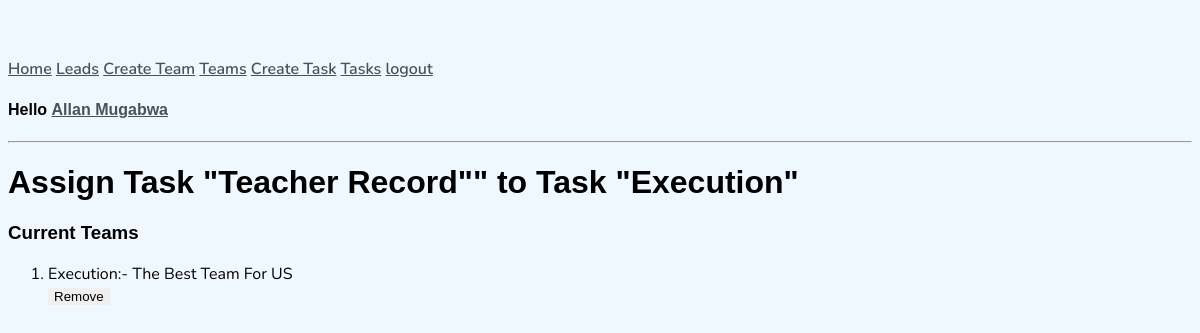
Page /task-assign/2/ (signed in) on the committed database.
### users/models.py (models this page shows, shortened)
class NewUser(AbstractBaseUser, PermissionsMixin):
    full_name = models.CharField(max_length=150)
    email = models.EmailField(blank=True)
    username = models.CharField(max_length=150,unique=True)
    password = models.CharField(max_length=250)
    postal_code = models.CharField(max_length=50, blank=True)
    description = models.TextField(blank=True)
    start_date = models.DateTimeField(default=timezone.now)
    is_staff = models.BooleanField(default=False)
    is_active = models.BooleanField(default=True)
    is_lead = models.BooleanField(default=False)
    team = models.ForeignKey(Team, on_delete=models.CASCADE, null=True,blank=True)
    objects = CustomAccountManager()
    USERNAME_FIELD = 'username'
    REQUIRED_FIELDS = ['full_name','email']

### tasks/models.py (models this page shows, shortened)
class Task(models.Model):
    team = models.ForeignKey(Team, on_delete=models.CASCADE,null=True,blank=True)
    title = models.CharField(max_length=200)
    description = models.TextField(null=True,blank=True)
    start_date = models.DateTimeField()
    completion_date = models.DateTimeField()
    is_complete = models.BooleanField(default=False)
    def __str__(self):
        return self.title

### team/models.py (models this page shows)
class Team(models.Model):
    team_name = models.CharField(max_length=150)
    description = models.TextField(blank=True)
    start_date = models.DateTimeField(default=timezone.now)
    def __str__(self):
        return self.team_name

### tasks/views.py (the view, shortened to what this page needs)
# urls.py: path('task-assign/<int:pk>/',SelectTeam.as_view(),name='task-assign'),
class SelectTeam(LoginRequiredMixin, UserPassesTestMixin, DetailView):
    model = Task
    template_name = 'tasks/task_assign.html'
    context_object_name = 'task'
    def get_context_data(self, *args, **kwargs):
        context = super(SelectTeam, self).get_context_data(*args,**kwargs)
        context['teams'] = Team.objects.all()
        return context
    def test_func(self):
        return self.request.user.is_authenticated and self.request.user.is_staff

### tasks/templates/tasks/task_assign.html (shortened to what this page needs)
{% extends 'users/base.html' %}
{% block content %}
<h1>{% if task.team is not null %}Assign Task "{{task}}"" to Task "{{task.team}}"{% else %}
    Task "{{task}}" not Assigned{% endif %}
</h1>
{% if task.team is not null %}
<h3>Current Teams</h3>
<ol>
    {%for teamx in teams %} {% if task.team == teamx %}
     <li>{{teamx.team_name}}:- {{teamx.description}}
        <form method="POST">
            <input name='remove' type="submit" value="Remove">
        </form>
     </li>
    {% endif %} {% endfor %}
</ol>
{% endif %}
{% endblock content %}

### users/templates/users/base.html (shortened to what this page needs)
{% load static %}
<!DOCTYPE html>
<html lang="en">
    <head>
        <link rel="stylesheet" type="text/css" href="{% static 'users/main.css' %}">
    </head>
    <body>
        <div class="container">
            {% if request.user.is_authenticated %}
                <a href="{% url 'all-users'%}">Home</a>
                {% if request.user.is_staff %}
                <a href="{% url 'leads' %}">Leads</a>
                {% endif %}
                {% if request.user.is_staff %}
                <a href="{% url 'create-team' %}">Create Team</a>
                {% endif %}
                <a href="{% url 'list-teams' %}">Teams</a>
                {% if request.user.is_staff or request.user.is_lead%}
                <a href="{% url 'task-create' %}">Create Task</a>
                {% endif %}
                <a href="{% url 'task-list' %}">Tasks</a>
                <a href="{% url 'logout' %}">logout</a>
                <h4>Hello <a href="{% url 'user-detail' request.user.id %}">{{request.user.full_name}}</a></h4>
                <hr>
            {% endif %}
            {% block content %}
            {% endblock content %}
        </div>
    </body>
</html>

### users/static/users/main.css (style rules this page uses)
body { background-color: aliceblue; padding-top: 50px; font-family: 'Nunito', sans-serif; }
h1, h2, h3, h4, h5, h6 { font-family: 'Raleway', sans-serif; }
a, p { color: #4b5156; }
a { font-weight: 600; }
input { outline: none; border: none; }

### rows in the picture
NewUser: user.full_name "Allan Mugabwa"
Task: title "Teacher Record", team "Execution"
Team: team_name "Execution", description "The Best Team For US"
